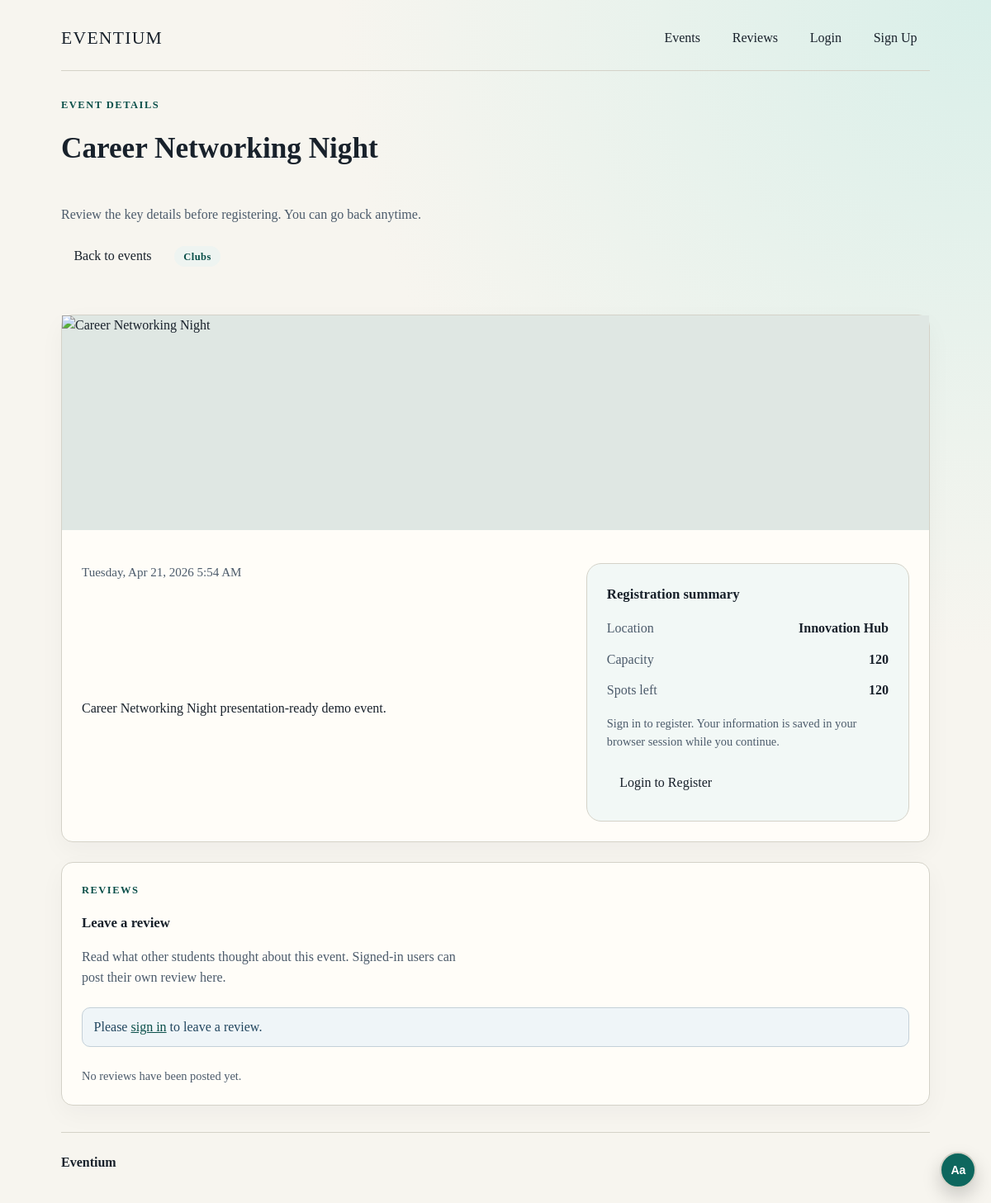
The app's page /events/2/ with its own data.
### events/models.py (models this page shows, shortened)
class Event(models.Model):
	CATEGORY_IMAGES = {
		'Seminars': [
			'https://images.unsplash.com/photo-1517048676732-d65bc937f952?auto=format&fit=crop&w=1200&q=80',
			'https://images.unsplash.com/photo-1521737711867-e3b97375f902?auto=format&fit=crop&w=1200&q=80',
			'https://images.unsplash.com/photo-1552664730-d307ca884978?auto=format&fit=crop&w=1200&q=80',
		],
		'Workshops': [
			'https://images.unsplash.com/photo-1552664730-d307ca884978?auto=format&fit=crop&w=1200&q=80',
			'https://images.unsplash.com/photo-1571260899304-425eee4c7efc?auto=format&fit=crop&w=1200&q=80',
			'https://images.unsplash.com/photo-1543269865-cbf427effbad?auto=format&fit=crop&w=1200&q=80',
		],
		'Sports': [
			'https://images.unsplash.com/photo-1526232373132-0e4ee99d0de0?auto=format&fit=crop&w=1200&q=80',
			'https://images.unsplash.com/photo-1461896836934-ffe607ba8211?auto=format&fit=crop&w=1200&q=80',
			'https://images.unsplash.com/photo-1517649763962-0c623066013b?auto=format&fit=crop&w=1200&q=80',
		],
		'Clubs': [
			'https://images.unsplash.com/photo-1529390079861-591de354faf5?auto=format&fit=crop&w=1200&q=80',
			'https://images.unsplash.com/photo-1511578314322-379afb476865?auto=format&fit=crop&w=1200&q=80',
			'https://images.unsplash.com/photo-1542816417-0983c9c9ad53?auto=format&fit=crop&w=1200&q=80',
		],
		'Networking': [
			'https://images.unsplash.com/photo-1521737604893-d14cc237f11d?auto=format&fit=crop&w=1200&q=80',
			'https://images.unsplash.com/photo-1556761175-5973dc0f32e7?auto=format&fit=crop&w=1200&q=80',
			'https://images.unsplash.com/photo-1552581234-26160f608093?auto=format&fit=crop&w=1200&q=80',
		],
		'Tech': [
			'https://images.unsplash.com/photo-1543269865-cbf427effbad?auto=format&fit=crop&w=1200&q=80',
			'https://images.unsplash.com/photo-1519389950473-47ba0277781c?auto=format&fit=crop&w=1200&q=80',
			'https://images.unsplash.com/photo-1531482615713-2afd69097998?auto=format&fit=crop&w=1200&q=80',
		],
		'Career': [
			'https://images.unsplash.com/photo-1559136555-9303baea8ebd?auto=format&fit=crop&w=1200&q=80',
			'https://images.unsplash.com/photo-1454165804606-c3d57bc86b40?auto=format&fit=crop&w=1200&q=80',
			'https://images.unsplash.com/photo-1521737604893-d14cc237f11d?auto=format&fit=crop&w=1200&q=80',
		],
		'Culture': [
			'https://images.unsplash.com/photo-1503428593586-e225b39bddfe?auto=format&fit=crop&w=1200&q=80',
			'https://images.unsplash.com/photo-1469571486292-0ba58a3f068b?auto=format&fit=crop&w=1200&q=80',
			'https://images.unsplash.com/photo-1514525253161-7a46d19cd819?auto=format&fit=crop&w=1200&q=80',
		],
	}
	DEFAULT_IMAGES = [
		'https://images.unsplash.com/photo-1523580846011-d3a5bc25702b?auto=format&fit=crop&w=1200&q=80',
		'https://images.unsplash.com/photo-1515169067868-5387ec356754?auto=format&fit=crop&w=1200&q=80',
		'https://images.unsplash.com/photo-1464983953574-0892a716854b?auto=format&fit=crop&w=1200&q=80',
	]
	title = models.CharField(max_length=200)
	description = models.TextField()
	category = models.CharField(max_length=100)
	image_path = models.CharField(max_length=255, blank=True, default='')
	location = models.CharField(max_length=200)
	starts_at = models.DateTimeField()
	capacity = models.PositiveIntegerField(default=100)
	created_at = models.DateTimeField(auto_now_add=True)
	class Meta:
		ordering = ['starts_at']
	@property
	def spots_left(self):
		return max(self.capacity - self.registrations.count(), 0)
	@property
	def image_url(self):
		if self.image_path:
			clean_path = self.image_path.lstrip('/')
			if clean_path.startswith('static/'):
				return f'/{clean_path}'
			return f'/static/{clean_path}'
		pool = self.CATEGORY_IMAGES.get(self.category, self.DEFAULT_IMAGES)
		seed = self.pk if self.pk else sum(ord(char) for char in self.title)
		return pool[seed % len(pool)]

### events/views.py (the view, shortened to what this page needs)
# urls.py: path('events/<int:event_id>/', views.event_detail, name='event_detail'),
def event_detail(request, event_id):
	event = get_object_or_404(Event, id=event_id)
	is_registered = False
	review_form = ReviewForm()
	reviews = event.reviews.select_related('user')
	context = {
		'event': event,
		'is_registered': is_registered,
		'review_form': review_form,
		'reviews': reviews,
	}
	return render(request, 'events/event_detail.html', context)

### events/templates/events/event_detail.html
{% extends "events/base.html" %}
{% block content %}
  <section class="page-header stack">
    <div class="stack">
      <p class="eyebrow">Event details</p>
      <h2 class="page-title">{{ event.title }}</h2>
      <p class="page-lead">Review the key details before registering. You can go back anytime.</p>
    </div>
    <div class="page-actions">
      <a class="btn btn-secondary" href="{% url 'home' %}">Back to events</a>
      <span class="badge">{{ event.category }}</span>
    </div>
  </section>
  <article class="card stack event-detail">
    <div class="event-detail__hero">
      <img src="{{ event.image_url }}" alt="{{ event.title }}" loading="lazy">
    </div>
    <div class="event-detail__grid">
      <div class="stack">
        <p class="meta">{{ event.starts_at|date:"l, M d, Y g:i A" }}</p>
        <p>{{ event.description }}</p>
      </div>
      <aside class="section-card stack" aria-label="Registration summary">
        <h3 class="section-title">Registration summary</h3>
        <div class="detail-list">
          <p><span>Location</span><strong>{{ event.location }}</strong></p>
          <p><span>Capacity</span><strong>{{ event.capacity }}</strong></p>
          <p><span>Spots left</span><strong>{{ event.spots_left }}</strong></p>
        </div>
        {% if user.is_authenticated %}
          {% if is_registered %}
            <div class="alert alert-success">You are already registered for this event.</div>
          {% elif event.spots_left > 0 %}
            <form method="post" class="stack" data-loading-form>
              {% csrf_token %}
              <button class="btn btn-primary" type="submit" data-submit-button data-loading-label="Registering...">Register for Event</button>
              <p class="field-hint">Registration is instant. You can leave this page at any time.</p>
            </form>
          {% else %}
            <div class="alert alert-error">This event is full.</div>
          {% endif %}
        {% else %}
          <p class="field-hint">Sign in to register. Your information is saved in your browser session while you continue.</p>
          <div class="page-actions">
            <a class="btn btn-primary" href="{% url 'login' %}?next={% url 'event_detail' event.id %}">Login to Register</a>
          </div>
        {% endif %}
      </aside>
    </div>
  </article>
  <section class="card stack review-section">
    <div class="stack">
      <p class="eyebrow">Reviews</p>
      <h3 class="section-title">Leave a review</h3>
      <p class="page-lead">Read what other students thought about this event. Signed-in users can post their own review here.</p>
    </div>
    {% if user.is_authenticated %}
      <form method="post" class="review-form stack" data-loading-form>
        {% csrf_token %}
        <input type="hidden" name="review_submit" value="1">
        <div class="field">
          <label for="id_body">Your review</label>
          {{ review_form.body }}
          {% if review_form.body.errors %}
            <div class="field-errors">{{ review_form.body.errors|striptags }}</div>
          {% else %}
            <p class="field-hint">Write a short, respectful note about the event experience.</p>
          {% endif %}
        </div>
        <button class="btn btn-primary" type="submit" data-submit-button data-loading-label="Posting review...">Post Review</button>
      </form>
    {% else %}
      <div class="alert alert-info">
        Please <a href="{% url 'login' %}?next={% url 'event_detail' event.id %}">sign in</a> to leave a review.
      </div>
    {% endif %}
    {% if reviews %}
      <div class="review-list stack">
        {% for review in reviews %}
          <article class="review-item">
            <div class="review-item__header">
              <strong>{{ review.user.username }}</strong>
              <span class="meta">{{ review.created_at|date:"M d, Y" }}</span>
            </div>
            <p class="review-item__body">{{ review.body }}</p>
          </article>
        {% endfor %}
      </div>
    {% else %}
      <p class="field-hint">No reviews have been posted yet.</p>
    {% endif %}
  </section>
{% endblock %}

### static/css/site.css (style rules this page uses)
:root { --bg: #f7f5ef; --surface: #fffdf8; --surface-soft: #f2f8f6; --surface-strong: #eef4f1; --ink: #18212b; --muted: #4c5b6b; --line: #d4d2c8; --accent: #0d675e; --accent-dark: #0a4f49; --accent-ink: #ffffff; --error: #8a2f2f; --focus: #ffb04d; --radius: 14px; --space-1: 0.5rem; --space-2: 0.75rem; --space-3: 1rem; --space-4: 1.5rem; --space-5: 2rem; }
:root[data-text-size="normal"] { font-size: 100%; }
* { box-sizing: border-box; }
body { margin: 0; color: var(--ink); background: radial-gradient(circle at 100% 0%, #d9efe9 0%, var(--bg) 42%); font-family: Georgia, "Times New Roman", serif; line-height: 1.55; font-size: 1rem; }
a { color: var(--accent-dark); }
.page-title { margin: 0 0 var(--space-4); font-size: clamp(1.5rem, 3.5vw, 2.2rem); }
.page-header { display: flex; justify-content: space-between; align-items: flex-start; gap: var(--space-3); margin-bottom: var(--space-4); }
.page-lead { max-width: 60ch; margin: 0; color: var(--muted); }
.eyebrow { margin: 0; color: var(--accent-dark); font-size: 0.78rem; font-weight: 700; letter-spacing: 0.12em; text-transform: uppercase; }
.page-actions { display: flex; flex-wrap: wrap; gap: var(--space-2); align-items: center; }
.btn, a.btn { display: inline-block; border: 1px solid transparent; border-radius: 10px; padding: 0.56rem 0.9rem; text-decoration: none; color: var(--ink); background: transparent; cursor: pointer; font: inherit; transition: transform 120ms ease, background-color 180ms ease, color 180ms ease; }
.btn-primary { border-color: var(--accent); background: var(--accent); color: var(--accent-ink); }
.btn-secondary { border-color: var(--line); background: var(--surface); }
.card { border: 1px solid var(--line); border-radius: var(--radius); background: var(--surface); padding: var(--space-4); box-shadow: 0 10px 30px rgba(24, 33, 43, 0.04); }
.stack { display: grid; gap: var(--space-3); }
.section-card { border: 1px solid var(--line); border-radius: 18px; background: var(--surface-soft); padding: var(--space-4); }
.section-title { margin: 0; font-size: 1.05rem; }
.event-card__media, .event-detail__hero { position: relative; background: #dfe7e3; }
.event-card__media img, .event-detail__hero img { display: block; width: 100%; height: 100%; object-fit: cover; }
.event-card__body, .event-detail__grid { padding: var(--space-4); }
.event-detail { padding: 0; }
.event-detail__hero { min-height: 260px; }
.event-detail__grid { display: grid; gap: var(--space-4); }
.review-section { display: grid; gap: var(--space-4); }
.detail-list { display: grid; gap: 0.8rem; }
.detail-list p { margin: 0; display: flex; justify-content: space-between; gap: var(--space-2); }
.detail-list span { color: var(--muted); }
.detail-list strong { color: var(--ink); }
.badge { display: inline-flex; align-items: center; justify-content: center; border-radius: 999px; background: var(--surface-strong); color: var(--accent-dark); padding: 0.38rem 0.7rem; font-size: 0.78rem; font-weight: 700; letter-spacing: 0.04em; line-height: 1; }
.meta { margin: 0; color: var(--muted); font-size: 0.94rem; }
.alert { border: 1px solid var(--line); border-radius: 10px; padding: 0.65rem 0.85rem; background: var(--surface-soft); }
.alert-info { border-color: #c4d0d8; background: #eff5f8; color: #22465f; }
.field-hint { margin: 0; color: var(--muted); font-size: 0.9rem; }
@media (min-width: 720px) { .event-detail__grid { grid-template-columns: minmax(0, 1.2fr) minmax(280px, 0.8fr); } }

### records on screen
Event: title "Career Networking Night", category "Clubs", starts_at "Tuesday, Apr 21, 2026 5:54 AM", description "Career Networking Night presentation-ready demo event.", location "Innovation Hub", capacity "120", spots_left "120"
